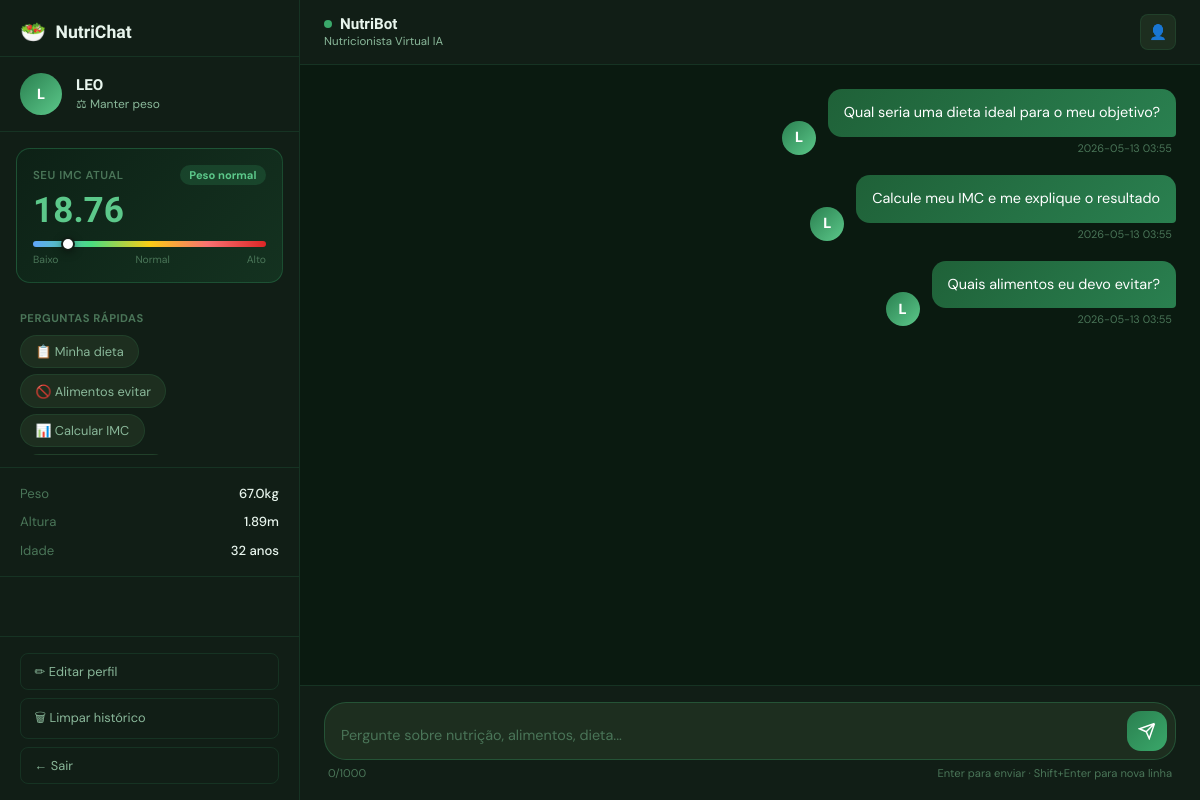
The page /chat (signed in) on the database its author committed.
### tables this page shows
CREATE TABLE users (
    id INTEGER PRIMARY KEY AUTOINCREMENT,
    nome TEXT NOT NULL,
    email TEXT UNIQUE NOT NULL,
    senha_hash TEXT NOT NULL,
    idade INTEGER,
    peso REAL,
    altura REAL,
    objetivo TEXT DEFAULT 'manter_peso',  -- emagrecer | ganhar_massa | manter_peso
    nivel_atividade TEXT DEFAULT 'sedentario',
    data_cadastro TIMESTAMP DEFAULT CURRENT_TIMESTAMP,
    ultimo_login TIMESTAMP
);

CREATE TABLE imc_records (
    id INTEGER PRIMARY KEY AUTOINCREMENT,
    user_id INTEGER NOT NULL,
    peso REAL NOT NULL,
    altura REAL NOT NULL,
    imc REAL NOT NULL,
    classificacao TEXT NOT NULL,
    data_registro TIMESTAMP DEFAULT CURRENT_TIMESTAMP,
    FOREIGN KEY (user_id) REFERENCES users(id) ON DELETE CASCADE
);

CREATE TABLE conversations (
    id INTEGER PRIMARY KEY AUTOINCREMENT,
    user_id INTEGER NOT NULL,
    role TEXT NOT NULL,       -- 'user' ou 'assistant'
    message TEXT NOT NULL,
    timestamp TIMESTAMP DEFAULT CURRENT_TIMESTAMP,
    FOREIGN KEY (user_id) REFERENCES users(id) ON DELETE CASCADE
);

### app.py (the view)
@app.route('/chat')
@login_required
def chat():
    user = get_current_user()
    db = get_db()
    historico = list(reversed(db.execute(
        'SELECT role, message, timestamp FROM conversations WHERE user_id = ? ORDER BY timestamp DESC LIMIT 50',
        (session['user_id'],)).fetchall()))
    imc, classificacao = calcular_imc(user['peso'], user['altura'])
    evolucao = list(reversed(db.execute(
        'SELECT peso, imc, data_registro FROM imc_records WHERE user_id = ? ORDER BY data_registro DESC LIMIT 10',
        (session['user_id'],)).fetchall()))
    return render_template('chat.html', user=user, historico=historico, imc=imc, classificacao=classificacao, evolucao=evolucao)

### app.py (called while the page is built)
def get_db():
    if 'db' not in g:
        g.db = sqlite3.connect(DATABASE)
        g.db.row_factory = sqlite3.Row
    return g.db

def login_required(f):
    @wraps(f)
    def decorated(*args, **kwargs):
        if 'user_id' not in session:
            return redirect(url_for('login'))
        return f(*args, **kwargs)
    return decorated

def get_current_user():
    if 'user_id' not in session:
        return None
    return get_db().execute('SELECT * FROM users WHERE id = ?', (session['user_id'],)).fetchone()

def calcular_imc(peso, altura):
    if not peso or not altura or altura <= 0 or peso <= 0:
        return None, None
    imc = peso / (altura ** 2)
    if imc < 18.5: cls = "Abaixo do peso"
    elif imc < 25.0: cls = "Peso normal"
    elif imc < 30.0: cls = "Sobrepeso"
    elif imc < 35.0: cls = "Obesidade grau I"
    elif imc < 40.0: cls = "Obesidade grau II"
    else: cls = "Obesidade grau III"
    return round(imc, 2), cls

### templates/chat.html (shortened to what this page needs)
<!DOCTYPE html>
<html lang="pt-BR">
<head>
    <link rel="stylesheet" href="{{ url_for('static', filename='css/main.css') }}">
    <link rel="stylesheet" href="{{ url_for('static', filename='css/chat.css') }}">
</head>
<body class="chat-body">
<aside class="sidebar" id="sidebar">
    <div class="sidebar-header">
        <div class="sidebar-logo">
            <span class="logo-icon-sm">🥗</span>
            <span>NutriChat</span>
        </div>
    </div>
    <div class="user-card">
        <div class="user-avatar">{{ user['nome'][0].upper() }}</div>
        <div class="user-info">
            <div class="user-name">{{ user['nome'].split()[0] }}</div>
            <div class="user-goal">
                {% if user['objetivo'] == 'emagrecer' %}🔥 Emagrecer
                {% elif user['objetivo'] == 'ganhar_massa' %}💪 Ganhar massa
                {% else %}⚖ Manter peso{% endif %}
            </div>
        </div>
    </div>
    <div class="imc-card">
        <div class="imc-header">
            <span class="imc-label">Seu IMC atual</span>
            {% if imc %}
            <span class="imc-badge {{ 'normal' if 18.5 <= imc < 25 else 'warning' if imc < 30 else 'danger' }}">
                {{ classificacao }}
            </span>
            {% endif %}
        </div>
        {% if imc %}
        <div class="imc-value">{{ imc }}</div>
        <div class="imc-bar-wrap">
            <div class="imc-bar">
                <div class="imc-needle" style="left: {{ [[((imc - 15) / 25 * 100)|round(1), 0]|max, 100]|min }}%"></div>
            </div>
            <div class="imc-labels">
                <span>Baixo</span><span>Normal</span><span>Alto</span>
            </div>
        </div>
        {% else %}
        <div class="imc-empty">
            <p>Complete seu perfil para ver seu IMC</p>
        </div>
        {% endif %}
    </div>
    <div class="quick-section">
        <div class="quick-title">Perguntas rápidas</div>
        <div class="quick-chips" id="quickChips">
            <button class="chip" data-msg="Qual seria uma dieta ideal para o meu objetivo?">📋 Minha dieta</button>
            <button class="chip" data-msg="Quais alimentos eu devo evitar?">🚫 Alimentos evitar</button>
            <button class="chip" data-msg="Calcule meu IMC e me explique o resultado">📊 Calcular IMC</button>
        </div>
    </div>
    <div class="profile-data">
        <div class="profile-row">
            <span>Peso</span>
            <span>{{ user['peso'] }}kg</span>
        </div>
        <div class="profile-row">
            <span>Altura</span>
            <span>{{ user['altura'] }}m</span>
        </div>
        <div class="profile-row">
            <span>Idade</span>
            <span>{{ user['idade'] }} anos</span>
        </div>
    </div>
    <div class="sidebar-actions">
        <button class="action-btn" id="btnEditProfile">✏ Editar perfil</button>
        <button class="action-btn action-btn-danger" id="btnClearChat">🗑 Limpar histórico</button>
        <a href="/logout" class="action-btn action-btn-logout">← Sair</a>
    </div>
</aside>
<main class="chat-main">
    <header class="chat-header">
        <div class="chat-header-info">
            <div class="bot-status">
                <span class="status-dot"></span>
                <span class="bot-name">NutriBot</span>
            </div>
            <span class="bot-subtitle">Nutricionista Virtual IA</span>
        </div>
        <div class="header-actions">
            <button class="icon-btn" id="btnHeaderProfile" title="Editar perfil">👤</button>
        </div>
    </header>
    <div class="messages-area" id="messagesArea">
        {% if not historico %}
        <div class="welcome-screen">
            <div class="welcome-icon">🥗</div>
            <h2>Olá, {{ user['nome'].split()[0] }}!</h2>
            <p>Sou a <strong>NutriBot</strong>, sua nutricionista virtual com inteligência artificial.<br>
            Estou aqui para te ajudar com alimentação saudável, cálculo de IMC e muito mais!</p>
            <div class="welcome-chips">
                <button class="chip chip-lg" data-msg="Olá! Pode me dar um plano alimentar para o meu objetivo?">🍽 Quero um plano alimentar</button>
                <button class="chip chip-lg" data-msg="Calcule meu IMC e interprete para mim">📊 Calcular meu IMC</button>
                <button class="chip chip-lg" data-msg="Quais são os alimentos mais nutritivos que devo incluir na dieta?">🥦 Alimentos nutritivos</button>
            </div>
        </div>
        {% else %}
        {% for msg in historico %}
        <div class="message {{ 'user-message' if msg['role'] == 'user' else 'bot-message' }}">
            <div class="msg-bubble">
                <div class="msg-text">{{ msg['message'] | replace('\n', '<br>') | safe }}</div>
                <div class="msg-time">{{ msg['timestamp'][:16] if msg['timestamp'] else '' }}</div>
            </div>
            {% if msg['role'] == 'user' %}
            <div class="msg-avatar user-avatar">{{ user['nome'][0].upper() }}</div>
            {% endif %}
        </div>
        {% endfor %}
        {% endif %}
    </div>
    <div class="chat-input-area">
        <div class="input-container">
            <textarea
                id="messageInput"
                class="message-input"
                placeholder="Pergunte sobre nutrição, alimentos, dieta..."
                rows="1"
                maxlength="1000"
            ></textarea>
            <button class="send-btn" id="sendBtn" aria-label="Enviar">
                <svg viewBox="0 0 24 24" fill="none" stroke="currentColor" stroke-width="2">
                    <path d="M22 2L11 13M22 2L15 22L11 13M22 2L2 9L11 13"/>
                </svg>
            </button>
        </div>
        <div class="input-footer">
            <span class="char-count" id="charCount">0/1000</span>
            <span class="input-hint">Enter para enviar · Shift+Enter para nova linha</span>
        </div>
    </div>
</main>
</body>
</html>

### static/css/main.css (style rules this page uses)
:root { --green-900: #0d2116; --green-800: #143220; --green-700: #1a4a2e; --green-600: #1f6138; --green-500: #2a8050; --green-400: #3aa86a; --green-300: #5cc88a; --green-200: #9de8bc; --green-100: #d4f5e4; --green-50: #f0fdf6; --lime-400: #a3e635; --lime-300: #bef264; --bg-dark: #0a1a10; --surface: #111e16; --surface-2: #162310; --surface-3: #1d2e1f; --border: rgba(58, 168, 106, 0.15); --border-strong: rgba(58, 168, 106, 0.3); --text-primary: #e8f5ed; --text-secondary: #8ab89a; --text-muted: #4a7558; --radius-sm: 8px; --radius-md: 14px; --radius-lg: 22px; --radius-xl: 32px; --shadow-sm: 0 2px 8px rgba(0,0,0,0.3); --shadow-md: 0 8px 32px rgba(0,0,0,0.4); --shadow-glow: 0 0 40px rgba(42, 128, 80, 0.2); --font-display: 'Cabinet Grotesk', sans-serif; --font-body: 'DM Sans', sans-serif; --transition: 0.2s cubic-bezier(0.4, 0, 0.2, 1); }
*, *::before, *::after { box-sizing: border-box; margin: 0; padding: 0; }
html { font-size: 16px; scroll-behavior: smooth; }
body { font-family: var(--font-body); background: var(--bg-dark); color: var(--text-primary); -webkit-font-smoothing: antialiased; min-height: 100vh; overflow-x: hidden; }
.chip { background: var(--surface-3); border: 1px solid var(--border); color: var(--text-secondary); padding: 0.45rem 0.9rem; border-radius: 100px; font-family: var(--font-body); font-size: 0.8rem; cursor: pointer; transition: all var(--transition); white-space: nowrap; }

### rows shown on the page
users: nome "L", nome "LEO", peso "67.0", altura "1.89", idade "32"
imc_records: classificacao "Peso normal"
conversations: message "Qual seria uma dieta ideal para o meu objetivo?", timestamp "2026-05-13 03:55"
conversations: message "Calcule meu IMC e me explique o resultado", timestamp "2026-05-13 03:55"
conversations: message "Quais alimentos eu devo evitar?", timestamp "2026-05-13 03:55"

### other values the page prints
{{ imc }} "18.76"
